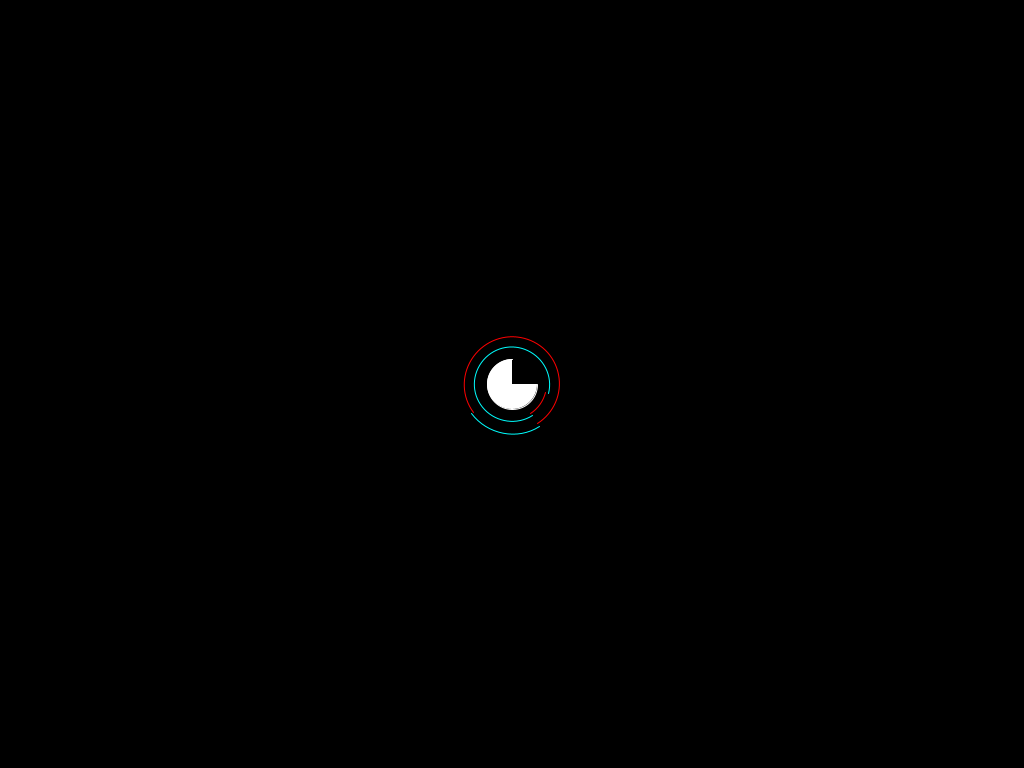
Frame 1 (no input)
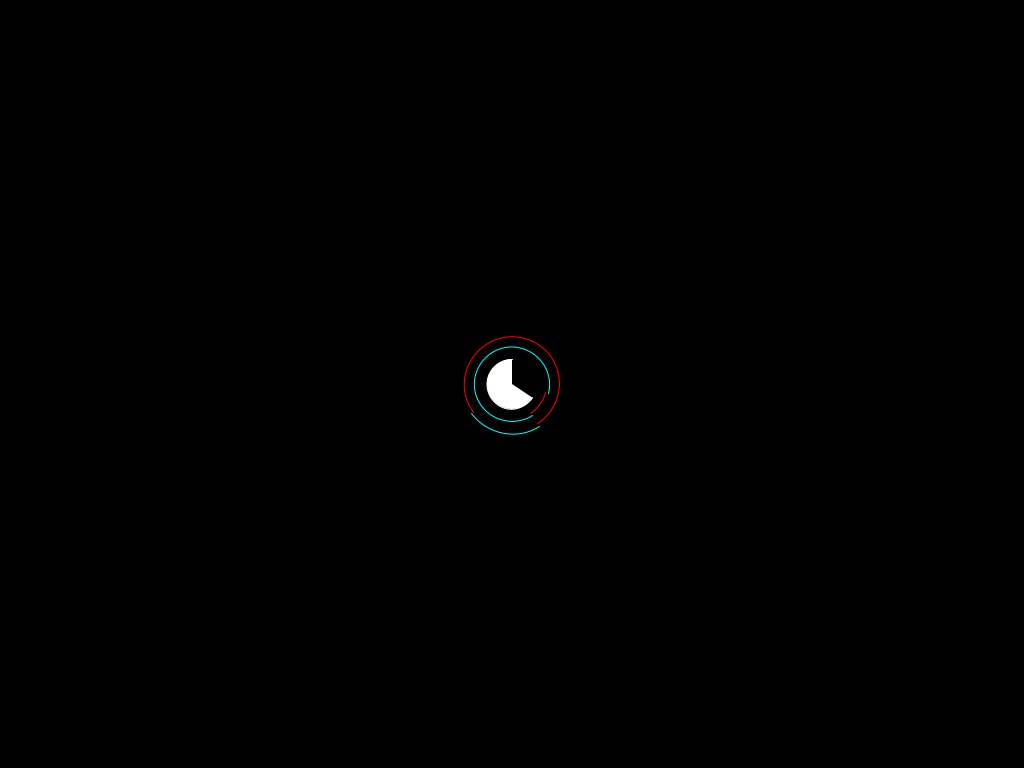
Frame 60 (the mouse pressed at the canvas centre just before this capture)
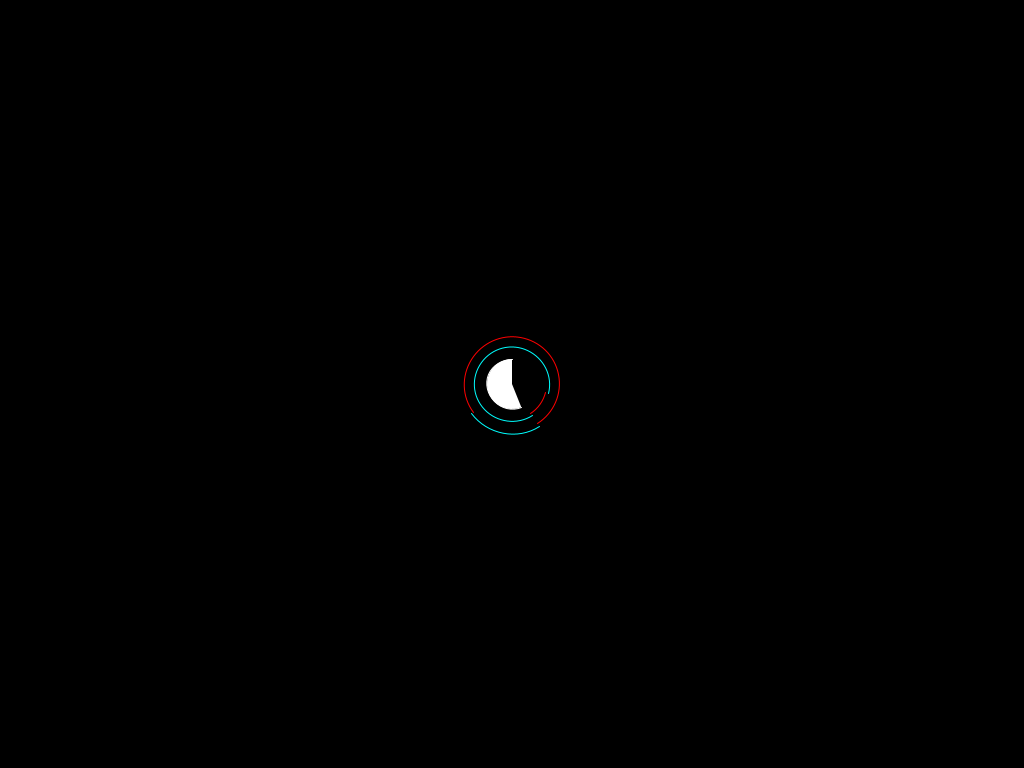
Frame 120 (the mouse held since frame 60 and released just before this capture)

The Processing sketch that drew these frames (run headless with seeded random() and noise(); from frame 60 on, the mouse is pressed at the canvas centre):

// Processing sketch: arch_scratch
// ── arch_scratch.pde
float cur = 0;
void setup() {
  size(1024, 768);
  logArchLen(0.25, 1, true);
  logArchLen(0.25, 1, false);
  logArchLen(2.5, 1, true);
  logArchLen(2.5, 1, false);
}

void draw() {
  background(#000000);
  stroke(#FFFFFF);
  fill(#FFFFFF);
  arc(width/2, height/2, 50, 50, cur, PI+HALF_PI);
  cur += 0.01;
  if (cur >= TWO_PI) {
    cur = 0;
  }
  noFill();
  stroke(#FF0000); // Red
  drawArch(0.25, 1, 70, true);
  stroke(#00FFFF); // Cyan
  drawArch(0.25, 1, 75, false);
  stroke(#FF0000); // Red
  drawArch(2.5, 1, 95, true);
  stroke(#00FFFF); // Cyan
  drawArch(2.5, 1, 100, false);
}

void drawArch(float start, float stop, float radius, boolean clockwise) {
  if (clockwise) {
    if (start < stop) {
      arc(width/2, height/2, radius, radius, start, stop);
    } else {
      arc(width/2, height/2, radius, radius, start, stop+TWO_PI);
    }
  } else {
    if (start < stop) {
      arc(width/2, height/2, radius, radius, stop, start+TWO_PI);
    } else {
      arc(width/2, height/2, radius, radius, stop, start);
    }
  }
}

void logArchLen(float start, float stop, boolean clockwise) {
  String dir = (clockwise) ? "CW " : "CCW";
  float rv = archLen(start, stop, clockwise);
  println("archLen(", start, ",", stop, ",", dir, ") = ", rv);
}

float archLen(float start, float stop, boolean clockwise) {
  if (clockwise) {
    if (start < stop) {
      return stop - start;
    }
    return stop+TWO_PI-start;
  }
  if (stop < start) {
    return start - stop;
  }
  return start+TWO_PI - stop;
}
